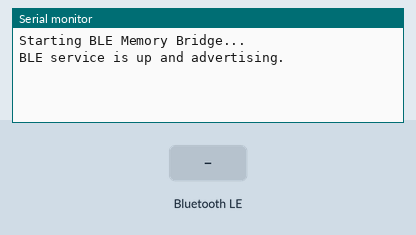
Simulated run of this program. Board: ESP32. On the bench: the last lines printed to the serial monitor. The inputs (shaded band) are chosen by the test bench. EEPROM starts erased; nothing arrives over Bluetooth unless stated; a phone connects over Bluetooth LE 3 s after start.

Above: at 1.2 s.
1.3 s: Bluetooth LE write "1" received
At 2.4 s:
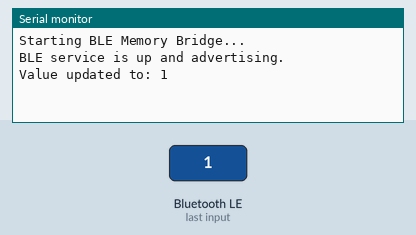
4.3 s: Bluetooth LE write "0" received
At 4.7 s:
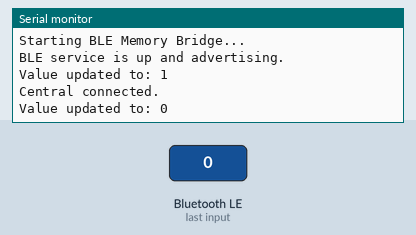
5.8 s: Bluetooth LE write "2" received
At 7.0 s:
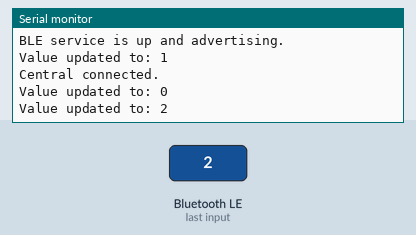

Measured:
- after the input at 1.3 s, the serial monitor: prints a new line at once (image 1)
- after the input at 4.3 s, the serial monitor: prints a new line at once (image 2)
- after the input at 5.8 s, the serial monitor: prints a new line at once (image 3)

The program:

main.cpp
```cpp
// PlatformIO entry point that pulls in the shared firmware logic.

#include <BLEDevice.h>   // Ensures PlatformIO's LDF pulls in the BLE library.
#include <Preferences.h> // Ensures PlatformIO's LDF pulls in Preferences.

#include "../../shared/BLEMemoryBridge.cpp"
```
